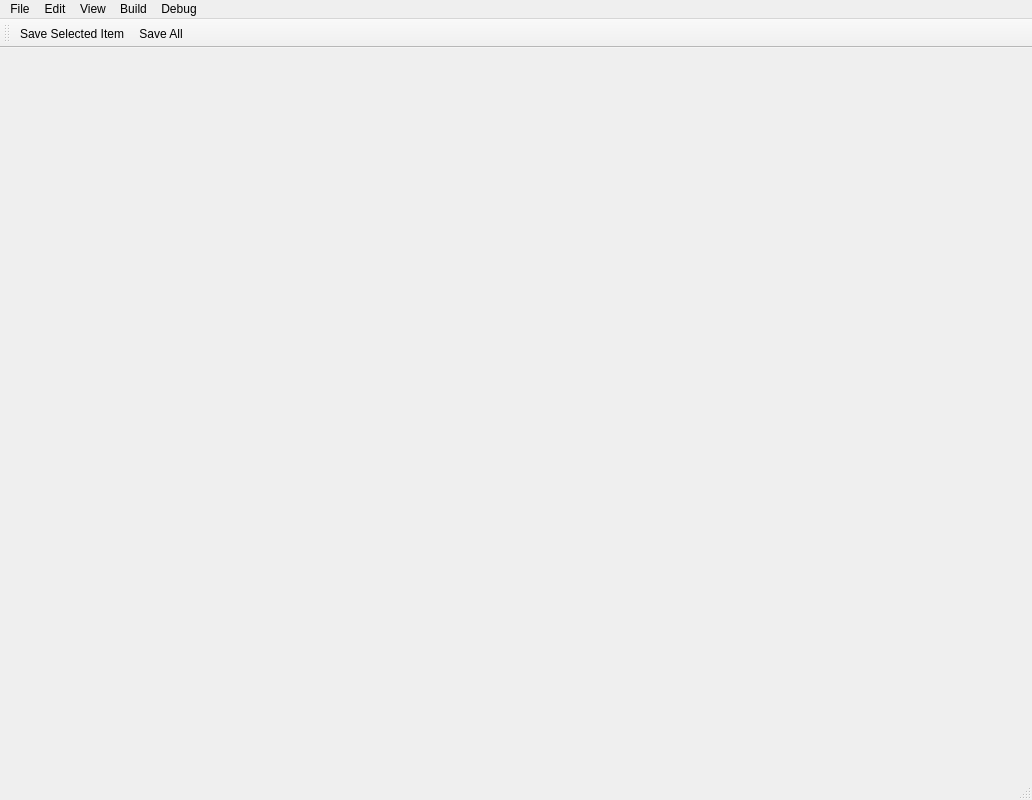
<?xml version="1.0" encoding="UTF-8"?>
<ui version="4.0">
 <class>WorldEditorClass</class>
 <widget class="QMainWindow" name="WorldEditorClass">
  <property name="geometry">
   <rect>
    <x>0</x>
    <y>0</y>
    <width>1032</width>
    <height>800</height>
   </rect>
  </property>
  <property name="windowTitle">
   <string>WorldEditor</string>
  </property>
  <widget class="QWidget" name="centralWidget"/>
  <widget class="QMenuBar" name="menuBar">
   <property name="geometry">
    <rect>
     <x>0</x>
     <y>0</y>
     <width>1032</width>
     <height>26</height>
    </rect>
   </property>
   <widget class="QMenu" name="menuFile">
    <property name="title">
     <string>File</string>
    </property>
    <widget class="QMenu" name="menuNew">
     <property name="title">
      <string>New</string>
     </property>
     <addaction name="actionGame"/>
     <addaction name="action_new_stage"/>
     <addaction name="action_new_pipeline"/>
     <addaction name="actionRenderer"/>
     <addaction name="actionScene"/>
    </widget>
    <addaction name="menuNew"/>
    <addaction name="action_save_selected_item"/>
    <addaction name="actionSave_Selected_Item_As"/>
    <addaction name="action_save_all"/>
    <addaction name="action_open_in_file_explorer"/>
   </widget>
   <widget class="QMenu" name="menuEdit">
    <property name="title">
     <string>Edit</string>
    </property>
    <addaction name="actionUndo"/>
    <addaction name="actionRedo"/>
    <addaction name="actionCut"/>
    <addaction name="actionCopy"/>
    <addaction name="actionPaste"/>
    <addaction name="action_remove"/>
   </widget>
   <widget class="QMenu" name="menuView">
    <property name="title">
     <string>View</string>
    </property>
    <addaction name="action_view_Game_Explorer"/>
    <addaction name="actionOutput"/>
   </widget>
   <widget class="QMenu" name="menuDebug">
    <property name="title">
     <string>Debug</string>
    </property>
    <addaction name="actionUpdate_Changes"/>
   </widget>
   <widget class="QMenu" name="menuShader">
    <property name="title">
     <string>Build</string>
    </property>
    <addaction name="action_compile"/>
    <addaction name="actionBuild"/>
   </widget>
   <addaction name="menuFile"/>
   <addaction name="menuEdit"/>
   <addaction name="menuView"/>
   <addaction name="menuShader"/>
   <addaction name="menuDebug"/>
  </widget>
  <widget class="QStatusBar" name="statusBar"/>
  <widget class="QToolBar" name="toolBar">
   <property name="windowTitle">
    <string>toolBar</string>
   </property>
   <property name="iconSize">
    <size>
     <width>21</width>
     <height>21</height>
    </size>
   </property>
   <attribute name="toolBarArea">
    <enum>TopToolBarArea</enum>
   </attribute>
   <attribute name="toolBarBreak">
    <bool>false</bool>
   </attribute>
   <addaction name="action_save_selected_item"/>
   <addaction name="action_save_all"/>
  </widget>
  <action name="action_save_selected_item">
   <property name="icon">
    <iconset resource="world_editor.qrc">
     <normaloff>:/WorldEditor/misc/save.png</normaloff>:/WorldEditor/misc/save.png</iconset>
   </property>
   <property name="text">
    <string>Save Selected Item</string>
   </property>
  </action>
  <action name="actionSave_Selected_Item_As">
   <property name="text">
    <string>Save Selected Item As</string>
   </property>
  </action>
  <action name="action_save_all">
   <property name="icon">
    <iconset resource="world_editor.qrc">
     <normaloff>:/WorldEditor/misc/save_all.png</normaloff>:/WorldEditor/misc/save_all.png</iconset>
   </property>
   <property name="text">
    <string>Save All</string>
   </property>
  </action>
  <action name="actionUndo">
   <property name="text">
    <string>Undo</string>
   </property>
  </action>
  <action name="actionRedo">
   <property name="text">
    <string>Redo</string>
   </property>
  </action>
  <action name="actionCut">
   <property name="text">
    <string>Cut</string>
   </property>
  </action>
  <action name="actionCopy">
   <property name="text">
    <string>Copy</string>
   </property>
  </action>
  <action name="actionPaste">
   <property name="text">
    <string>Paste</string>
   </property>
  </action>
  <action name="action_remove">
   <property name="text">
    <string>Remove</string>
   </property>
  </action>
  <action name="action_view_Game_Explorer">
   <property name="text">
    <string>Game Explorer</string>
   </property>
  </action>
  <action name="actionUpdate_Changes">
   <property name="text">
    <string>Update Changes</string>
   </property>
  </action>
  <action name="actionGame">
   <property name="text">
    <string>Game</string>
   </property>
  </action>
  <action name="actionGame_2">
   <property name="text">
    <string>Game</string>
   </property>
  </action>
  <action name="action_new_pipeline">
   <property name="text">
    <string>Pipeline</string>
   </property>
  </action>
  <action name="actionPipeline_2">
   <property name="text">
    <string>Pipeline</string>
   </property>
  </action>
  <action name="actionRenderer">
   <property name="text">
    <string>Renderer</string>
   </property>
  </action>
  <action name="actionScene">
   <property name="text">
    <string>Scene</string>
   </property>
  </action>
  <action name="actionRenderer_2">
   <property name="text">
    <string>Renderer</string>
   </property>
  </action>
  <action name="actionScene_2">
   <property name="text">
    <string>Scene</string>
   </property>
  </action>
  <action name="action_open_in_file_explorer">
   <property name="text">
    <string>Open In Explorer</string>
   </property>
  </action>
  <action name="action_new_stage">
   <property name="text">
    <string>Stage</string>
   </property>
  </action>
  <action name="action_compile">
   <property name="text">
    <string>Compile</string>
   </property>
  </action>
  <action name="actionOutput">
   <property name="text">
    <string>Output</string>
   </property>
  </action>
  <action name="actionBuild">
   <property name="text">
    <string>Build</string>
   </property>
  </action>
 </widget>
 <layoutdefault spacing="6" margin="11"/>
 <resources>
  <include location="world_editor.qrc"/>
 </resources>
 <connections/>
</ui>
